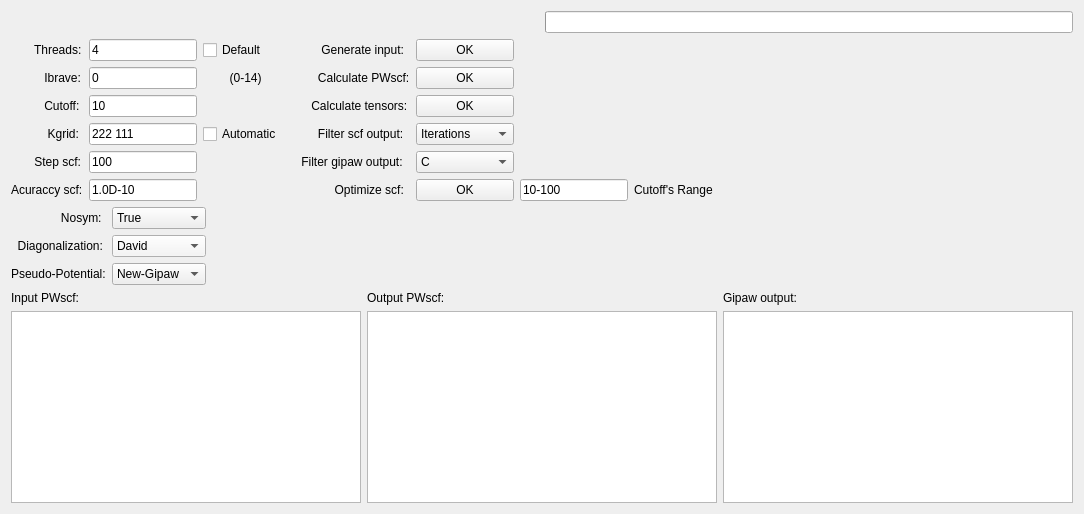
      <widget class="QWidget" name="tab_ssnmr">
       <attribute name="title">
        <string>ss-NMR</string>
       </attribute>
       <layout class="QGridLayout" name="gridLayout_7">
        <item row="0" column="0">
         <layout class="QVBoxLayout" name="verticalLayout_2">
          <item>
           <widget class="QLabel" name="lbl_show_dir_cs_2">
            <property name="text">
             <string/>
            </property>
           </widget>
          </item>
         </layout>
        </item>
        <item row="0" column="1">
         <layout class="QVBoxLayout" name="verticalLayout_3">
          <item>
           <widget class="QProgressBar" name="progbar_qe">
            <property name="styleSheet">
             <string notr="true"/>
            </property>
            <property name="value">
             <number>0</number>
            </property>
            <property name="textVisible">
             <bool>false</bool>
            </property>
           </widget>
          </item>
         </layout>
        </item>
        <item row="1" column="0" colspan="2">
         <layout class="QGridLayout" name="gridLayout_5">
          <item row="5" column="0">
           <widget class="QLabel" name="label_13">
            <property name="styleSheet">
             <string notr="true">font: 12pt &quot;Ubuntu&quot;;
color: rgb(0, 0, 0);</string>
            </property>
            <property name="text">
             <string>Acuraccy scf:</string>
            </property>
           </widget>
          </item>
          <item row="2" column="20">
           <spacer name="horizontalSpacer_25">
            <property name="orientation">
             <enum>Qt::Horizontal</enum>
            </property>
            <property name="sizeHint" stdset="0">
             <size>
              <width>40</width>
              <height>20</height>
             </size>
            </property>
           </spacer>
          </item>
          <item row="2" column="19">
           <spacer name="horizontalSpacer_27">
            <property name="orientation">
             <enum>Qt::Horizontal</enum>
            </property>
            <property name="sizeHint" stdset="0">
             <size>
              <width>40</width>
              <height>20</height>
             </size>
            </property>
           </spacer>
          </item>
          <item row="0" column="3">
           <widget class="QLabel" name="label_14">
            <property name="styleSheet">
             <string notr="true">font: 12pt &quot;Ubuntu&quot;;
color: rgb(0, 0, 0);</string>
            </property>
            <property name="text">
             <string>          Generate input:</string>
            </property>
           </widget>
          </item>
          <item row="4" column="3">
           <widget class="QLabel" name="label_28">
            <property name="styleSheet">
             <string notr="true">font: 12pt &quot;Ubuntu&quot;;
color: rgb(0, 0, 0);</string>
            </property>
            <property name="text">
             <string>    Filter gipaw output:</string>
            </property>
           </widget>
          </item>
          <item row="0" column="2">
           <widget class="QCheckBox" name="chkbox_threadsnmr">
            <property name="enabled">
             <bool>true</bool>
            </property>
            <property name="text">
             <string>Default</string>
            </property>
            <property name="checkable">
             <bool>true</bool>
            </property>
            <property name="checked">
             <bool>false</bool>
            </property>
            <property name="autoRepeat">
             <bool>false</bool>
            </property>
           </widget>
          </item>
          <item row="5" column="1">
           <widget class="QLineEdit" name="ln_acuraccyscf">
            <property name="text">
             <string>1.0D-10</string>
            </property>
           </widget>
          </item>
          <item row="1" column="5">
           <widget class="QPushButton" name="btn_pwout">
            <property name="text">
             <string>OK</string>
            </property>
           </widget>
          </item>
          <item row="3" column="1">
           <widget class="QLineEdit" name="ln_kgrid">
            <property name="sizePolicy">
             <sizepolicy hsizetype="Expanding" vsizetype="Fixed">
              <horstretch>0</horstretch>
              <verstretch>0</verstretch>
             </sizepolicy>
            </property>
            <property name="text">
             <string>222 111</string>
            </property>
           </widget>
          </item>
          <item row="4" column="1">
           <widget class="QLineEdit" name="ln_stepscf">
            <property name="text">
             <string>100</string>
            </property>
           </widget>
          </item>
          <item row="5" column="12">
           <spacer name="horizontalSpacer_2">
            <property name="orientation">
             <enum>Qt::Horizontal</enum>
            </property>
            <property name="sizeHint" stdset="0">
             <size>
              <width>40</width>
              <height>20</height>
             </size>
            </property>
           </spacer>
          </item>
          <item row="3" column="0">
           <widget class="QLabel" name="label_5">
            <property name="styleSheet">
             <string notr="true">font: 12pt &quot;Ubuntu&quot;;
color: rgb(0, 0, 0);</string>
            </property>
            <property name="text">
             <string>           Kgrid:</string>
            </property>
           </widget>
          </item>
          <item row="1" column="0">
           <widget class="QLabel" name="label_6">
            <property name="styleSheet">
             <string notr="true">font: 12pt &quot;Ubuntu&quot;;
color: rgb(0, 0, 0);</string>
            </property>
            <property name="text">
             <string>          Ibrave:</string>
            </property>
           </widget>
          </item>
          <item row="3" column="5">
           <widget class="QComboBox" name="cbox_filterscfout">
            <property name="styleSheet">
             <string notr="true">selection-background-color: rgb(0, 85, 255);</string>
            </property>
            <item>
             <property name="text">
              <string>Iterations</string>
             </property>
            </item>
            <item>
             <property name="text">
              <string>Show all</string>
             </property>
            </item>
            <item>
             <property name="text">
              <string>Total energy</string>
             </property>
            </item>
           </widget>
          </item>
          <item row="0" column="0">
           <widget class="QLabel" name="label_32">
            <property name="styleSheet">
             <string notr="true">font: 12pt &quot;Ubuntu&quot;;
color: rgb(0, 0, 0);</string>
            </property>
            <property name="text">
             <string>       Threads:</string>
            </property>
           </widget>
          </item>
          <item row="1" column="1">
           <widget class="QLineEdit" name="ln_ibrav">
            <property name="text">
             <string>0</string>
            </property>
           </widget>
          </item>
          <item row="2" column="1">
           <widget class="QLineEdit" name="ln_cutoff">
            <property name="text">
             <string>10</string>
            </property>
           </widget>
          </item>
          <item row="2" column="3">
           <widget class="QLabel" name="label_16">
            <property name="styleSheet">
             <string notr="true">font: 12pt &quot;Ubuntu&quot;;
color: rgb(0, 0, 0);</string>
            </property>
            <property name="text">
             <string>       Calculate tensors:</string>
            </property>
           </widget>
          </item>
          <item row="1" column="3">
           <widget class="QLabel" name="label_15">
            <property name="styleSheet">
             <string notr="true">font: 12pt &quot;Ubuntu&quot;;
color: rgb(0, 0, 0);</string>
            </property>
            <property name="text">
             <string>         Calculate PWscf:</string>
            </property>
           </widget>
          </item>
          <item row="4" column="0">
           <widget class="QLabel" name="label_10">
            <property name="styleSheet">
             <string notr="true">font: 12pt &quot;Ubuntu&quot;;
color: rgb(0, 0, 0);</string>
            </property>
            <property name="text">
             <string>       Step scf:</string>
            </property>
           </widget>
          </item>
          <item row="1" column="2">
           <widget class="QLabel" name="label_11">
            <property name="text">
             <string>        (0-14)</string>
            </property>
           </widget>
          </item>
          <item row="4" column="5">
           <widget class="QComboBox" name="cbox_filtergipawout">
            <property name="styleSheet">
             <string notr="true">selection-background-color: rgb(0, 85, 255);</string>
            </property>
            <item>
             <property name="text">
              <string>C</string>
             </property>
            </item>
            <item>
             <property name="text">
              <string>H</string>
             </property>
            </item>
            <item>
             <property name="text">
              <string>P</string>
             </property>
            </item>
            <item>
             <property name="text">
              <string>N</string>
             </property>
            </item>
            <item>
             <property name="text">
              <string>O</string>
             </property>
            </item>
            <item>
             <property name="text">
              <string>Ag</string>
             </property>
            </item>
            <item>
             <property name="text">
              <string>S</string>
             </property>
            </item>
            <item>
             <property name="text">
              <string>Show all</string>
             </property>
            </item>
           </widget>
          </item>
          <item row="0" column="5">
           <widget class="QPushButton" name="btn_pwin">
            <property name="text">
             <string>OK</string>
            </property>
           </widget>
          </item>
          <item row="0" column="1">
           <widget class="QLineEdit" name="ln_threadsnmr">
            <property name="text">
             <string>4</string>
            </property>
           </widget>
          </item>
          <item row="5" column="13">
           <spacer name="horizontalSpacer_41">
            <property name="orientation">
             <enum>Qt::Horizontal</enum>
            </property>
            <property name="sizeHint" stdset="0">
             <size>
              <width>40</width>
              <height>20</height>
             </size>
            </property>
           </spacer>
          </item>
          <item row="2" column="5">
           <widget class="QPushButton" name="btn_gipaw">
            <property name="text">
             <string>OK</string>
            </property>
           </widget>
          </item>
          <item row="5" column="11">
           <spacer name="horizontalSpacer_42">
            <property name="orientation">
             <enum>Qt::Horizontal</enum>
            </property>
            <property name="sizeHint" stdset="0">
             <size>
              <width>40</width>
              <height>20</height>
             </size>
            </property>
           </spacer>
          </item>
          <item row="2" column="0">
           <widget class="QLabel" name="label_3">
            <property name="styleSheet">
             <string notr="true">font: 12pt &quot;Ubuntu&quot;;
color: rgb(0, 0, 0);</string>
            </property>
            <property name="text">
             <string>          Cutoff:</string>
            </property>
           </widget>
          </item>
          <item row="2" column="21">
           <spacer name="horizontalSpacer_4">
            <property name="orientation">
             <enum>Qt::Horizontal</enum>
            </property>
            <property name="sizeHint" stdset="0">
             <size>
              <width>40</width>
              <height>20</height>
             </size>
            </property>
           </spacer>
          </item>
          <item row="5" column="10">
           <spacer name="horizontalSpacer_43">
            <property name="orientation">
             <enum>Qt::Horizontal</enum>
            </property>
            <property name="sizeHint" stdset="0">
             <size>
              <width>40</width>
              <height>20</height>
             </size>
            </property>
           </spacer>
          </item>
          <item row="3" column="3">
           <widget class="QLabel" name="label_25">
            <property name="styleSheet">
             <string notr="true">font: 12pt &quot;Ubuntu&quot;;
color: rgb(0, 0, 0);</string>
            </property>
            <property name="text">
             <string>         Filter scf output:</string>
            </property>
           </widget>
          </item>
          <item row="5" column="8">
           <spacer name="horizontalSpacer_45">
            <property name="orientation">
             <enum>Qt::Horizontal</enum>
            </property>
            <property name="sizeHint" stdset="0">
             <size>
              <width>40</width>
              <height>20</height>
             </size>
            </property>
           </spacer>
          </item>
          <item row="5" column="9">
           <spacer name="horizontalSpacer_44">
            <property name="orientation">
             <enum>Qt::Horizontal</enum>
            </property>
            <property name="sizeHint" stdset="0">
             <size>
              <width>40</width>
              <height>20</height>
             </size>
            </property>
           </spacer>
          </item>
          <item row="5" column="3">
           <widget class="QLabel" name="label_22">
            <property name="styleSheet">
             <string notr="true">font: 12pt &quot;Ubuntu&quot;;
color: rgb(0, 0, 0);</string>
            </property>
            <property name="text">
             <string>              Optimize scf:</string>
            </property>
           </widget>
          </item>
          <item row="5" column="5">
           <widget class="QPushButton" name="btn_scfopt">
            <property name="text">
             <string>OK</string>
            </property>
           </widget>
          </item>
          <item row="5" column="6">
           <widget class="QLineEdit" name="ln_rangecutoff">
            <property name="text">
             <string>10-100</string>
            </property>
           </widget>
          </item>
          <item row="5" column="7">
           <widget class="QLabel" name="label_20">
            <property name="text">
             <string>Cutoff's Range</string>
            </property>
           </widget>
          </item>
          <item row="3" column="2">
           <widget class="QCheckBox" name="chk_kauto">
            <property name="text">
             <string>Automatic</string>
            </property>
           </widget>
          </item>
         </layout>
        </item>
        <item row="2" column="0">
         <layout class="QGridLayout" name="gridLayout_10">
          <item row="1" column="0">
           <widget class="QLabel" name="label_9">
            <property name="styleSheet">
             <string notr="true">font: 12pt &quot;Ubuntu&quot;;
color: rgb(0, 0, 0);</string>
            </property>
            <property name="text">
             <string>  Diagonalization:</string>
            </property>
           </widget>
          </item>
          <item row="2" column="1">
           <widget class="QComboBox" name="cbox_pseudop">
            <property name="styleSheet">
             <string notr="true">selection-background-color: rgb(0, 85, 255);</string>
            </property>
            <item>
             <property name="text">
              <string notr="true">New-Gipaw</string>
             </property>
            </item>
            <item>
             <property name="text">
              <string>Ultrasoft</string>
             </property>
            </item>
           </widget>
          </item>
          <item row="2" column="0">
           <widget class="QLabel" name="label_8">
            <property name="styleSheet">
             <string notr="true">font: 12pt &quot;Ubuntu&quot;;
color: rgb(0, 0, 0);</string>
            </property>
            <property name="text">
             <string>Pseudo-Potential:</string>
            </property>
           </widget>
          </item>
          <item row="1" column="1">
           <widget class="QComboBox" name="cbox_diagonalization">
            <property name="palette">
             <palette>
              <active>
               <colorrole role="Button">
                <brush brushstyle="SolidPattern">
                 <color alpha="255">
                  <red>245</red>
                  <green>245</green>
                  <blue>245</blue>
                 </color>
                </brush>
               </colorrole>
               <colorrole role="Base">
                <brush brushstyle="SolidPattern">
                 <color alpha="255">
                  <red>245</red>
                  <green>245</green>
                  <blue>245</blue>
                 </color>
                </brush>
               </colorrole>
               <colorrole role="Window">
                <brush brushstyle="SolidPattern">
                 <color alpha="255">
                  <red>245</red>
                  <green>245</green>
                  <blue>245</blue>
                 </color>
                </brush>
               </colorrole>
               <colorrole role="Highlight">
                <brush brushstyle="SolidPattern">
                 <color alpha="255">
                  <red>0</red>
                  <green>85</green>
                  <blue>255</blue>
                 </color>
                </brush>
               </colorrole>
              </active>
              <inactive>
               <colorrole role="Button">
                <brush brushstyle="SolidPattern">
                 <color alpha="255">
                  <red>245</red>
                  <green>245</green>
                  <blue>245</blue>
                 </color>
                </brush>
               </colorrole>
               <colorrole role="Base">
                <brush brushstyle="SolidPattern">
                 <color alpha="255">
                  <red>245</red>
                  <green>245</green>
                  <blue>245</blue>
                 </color>
                </brush>
               </colorrole>
               <colorrole role="Window">
                <brush brushstyle="SolidPattern">
                 <color alpha="255">
                  <red>245</red>
                  <green>245</green>
                  <blue>245</blue>
                 </color>
                </brush>
               </colorrole>
               <colorrole role="Highlight">
                <brush brushstyle="SolidPattern">
                 <color alpha="255">
                  <red>0</red>
                  <green>85</green>
                  <blue>255</blue>
                 </color>
                </brush>
               </colorrole>
              </inactive>
              <disabled>
               <colorrole role="Button">
                <brush brushstyle="SolidPattern">
                 <color alpha="255">
                  <red>245</red>
                  <green>245</green>
                  <blue>245</blue>
                 </color>
                </brush>
               </colorrole>
               <colorrole role="Base">
                <brush brushstyle="SolidPattern">
                 <color alpha="255">
                  <red>245</red>
                  <green>245</green>
                  <blue>245</blue>
                 </color>
                </brush>
               </colorrole>
               <colorrole role="Window">
                <brush brushstyle="SolidPattern">
                 <color alpha="255">
                  <red>245</red>
                  <green>245</green>
                  <blue>245</blue>
                 </color>
                </brush>
               </colorrole>
               <colorrole role="Highlight">
                <brush brushstyle="SolidPattern">
                 <color alpha="255">
                  <red>0</red>
                  <green>85</green>
                  <blue>255</blue>
                 </color>
                </brush>
               </colorrole>
              </disabled>
             </palette>
            </property>
            <property name="cursor">
             <cursorShape>ArrowCursor</cursorShape>
            </property>
            <property name="mouseTracking">
             <bool>false</bool>
            </property>
            <property name="styleSheet">
             <string notr="true">selection-background-color: rgb(0, 85, 255);</string>
            </property>
            <property name="editable">
             <bool>false</bool>
            </property>
            <property name="currentIndex">
             <number>0</number>
            </property>
            <property name="duplicatesEnabled">
             <bool>false</bool>
            </property>
            <item>
             <property name="text">
              <string>David</string>
             </property>
            </item>
            <item>
             <property name="text">
              <string>Cg</string>
             </property>
            </item>
           </widget>
          </item>
          <item row="1" column="2">
           <spacer name="horizontalSpacer_33">
            <property name="orientation">
             <enum>Qt::Horizontal</enum>
            </property>
            <property name="sizeHint" stdset="0">
             <size>
              <width>40</width>
              <height>20</height>
             </size>
            </property>
           </spacer>
          </item>
          <item row="0" column="0">
           <widget class="QLabel" name="label_12">
            <property name="styleSheet">
             <string notr="true">font: 12pt &quot;Ubuntu&quot;;
color: rgb(0, 0, 0);</string>
            </property>
            <property name="text">
             <string>               Nosym:</string>
            </property>
           </widget>
          </item>
          <item row="0" column="1">
           <widget class="QComboBox" name="cbox_nosym">
            <property name="styleSheet">
             <string notr="true">selection-background-color: rgb(0, 85, 255);</string>
            </property>
            <item>
             <property name="text">
              <string>True</string>
             </property>
            </item>
            <item>
             <property name="text">
              <string>False</string>
             </property>
            </item>
           </widget>
          </item>
         </layout>
        </item>
        <item row="3" column="0" colspan="2">
         <layout class="QGridLayout" name="gridLayout_8">
          <item row="1" column="0">
           <widget class="QTextEdit" name="txt_pwin">
            <property name="html">
             <string>&lt;!DOCTYPE HTML PUBLIC &quot;-//W3C//DTD HTML 4.0//EN&quot; &quot;http://www.w3.org/TR/REC-html40/strict.dtd&quot;&gt;
&lt;html&gt;&lt;head&gt;&lt;meta name=&quot;qrichtext&quot; content=&quot;1&quot; /&gt;&lt;style type=&quot;text/css&quot;&gt;
p, li { white-space: pre-wrap; }
&lt;/style&gt;&lt;/head&gt;&lt;body style=&quot; font-family:'Noto Sans'; font-size:10pt; font-weight:400; font-style:normal;&quot;&gt;
&lt;p style=&quot;-qt-paragraph-type:empty; margin-top:0px; margin-bottom:0px; margin-left:0px; margin-right:0px; -qt-block-indent:0; text-indent:0px;&quot;&gt;&lt;br /&gt;&lt;/p&gt;&lt;/body&gt;&lt;/html&gt;</string>
            </property>
           </widget>
          </item>
          <item row="1" column="2">
           <widget class="QTextEdit" name="txt_gipaw"/>
          </item>
          <item row="1" column="1">
           <widget class="QTextEdit" name="txt_pwout"/>
          </item>
          <item row="0" column="2">
           <widget class="QLabel" name="label_19">
            <property name="text">
             <string>Gipaw output:</string>
            </property>
           </widget>
          </item>
          <item row="0" column="1">
           <widget class="QLabel" name="label_18">
            <property name="text">
             <string>Output PWscf:</string>
            </property>
           </widget>
          </item>
          <item row="0" column="0">
           <widget class="QLabel" name="label_17">
            <property name="text">
             <string>Input PWscf:</string>
            </property>
           </widget>
          </item>
         </layout>
        </item>
       </layout>
      </widget>
